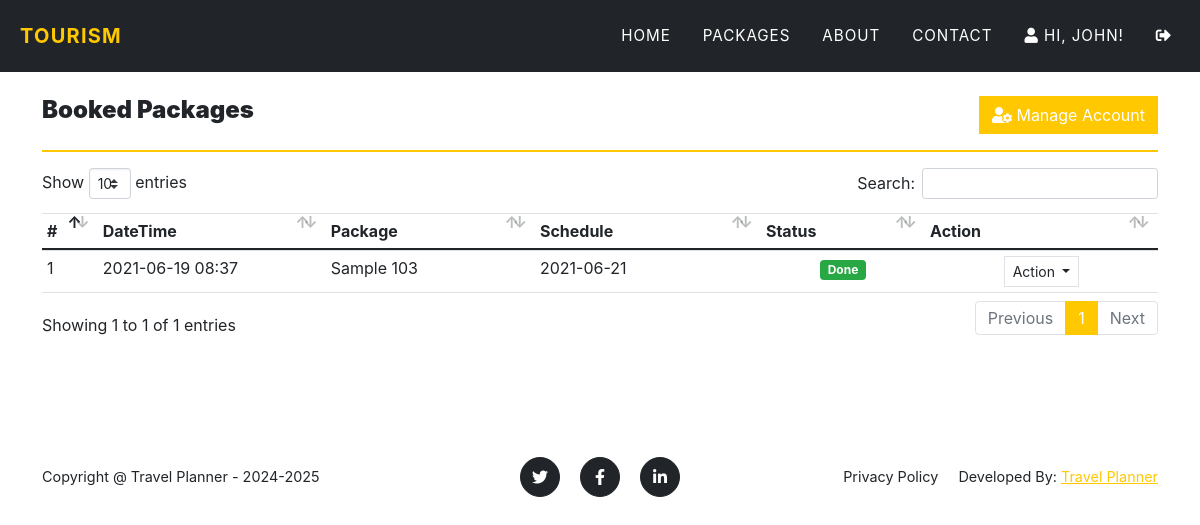
Page /?page=my_account (signed in) on the earlier database version.
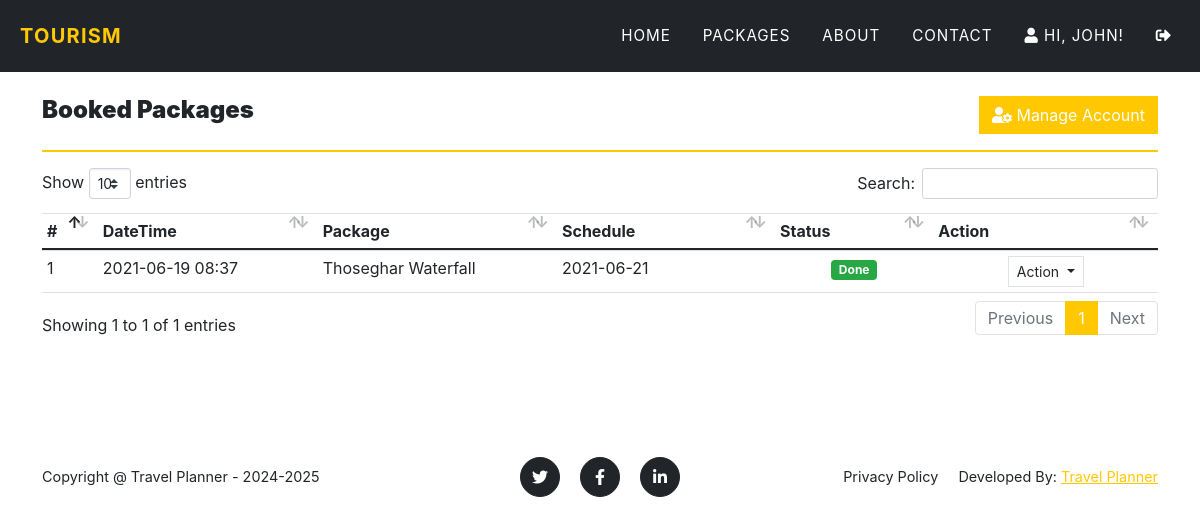
Same page on the later database version.
### tables this page shows
CREATE TABLE `book_list` (
  `id` int(30) NOT NULL,
  `user_id` int(30) NOT NULL,
  `package_id` int(30) NOT NULL,
  `status` tinyint(4) NOT NULL DEFAULT 0 COMMENT '0=pending,1=confirm, 2=cancelled\r\n',
  `schedule` date DEFAULT NULL,
  `date_created` datetime NOT NULL DEFAULT current_timestamp()
);

CREATE TABLE `packages` (
  `id` int(30) NOT NULL,
  `title` text DEFAULT NULL,
  `tour_location` text DEFAULT NULL,
  `cost` double NOT NULL,
  `description` text DEFAULT NULL,
  `upload_path` text DEFAULT NULL,
  `status` tinyint(4) NOT NULL DEFAULT 1 COMMENT '1 =active ,2 = Inactive',
  `date_created` datetime NOT NULL DEFAULT current_timestamp()
);

### classes/DBConnection.php (called while the page is built, shortened)
<?php
class DBConnection{
    private $host = DB_SERVER;
    private $username = DB_USERNAME;
    private $password = DB_PASSWORD;
    private $database = DB_NAME;
    public $conn;
    public function __construct(){
        if (!isset($this->conn)) {
            $this->conn = new mysqli($this->host, $this->username, $this->password, $this->database);
        }
    }
}
?>

### classes/SystemSettings.php (called while the page is built, shortened)
<?php
class SystemSettings extends DBConnection{
	function userdata($field = ''){
		if(!empty($field)){
			if(isset($_SESSION['userdata'][$field]))
				return $_SESSION['userdata'][$field];
			else
				return null;
		}else{
			return false;
		}
	}
}
$_settings = new SystemSettings();
?>

### my_account.php (the view, shortened to what this page needs)
<section class="page-section">
    <div class="container">
    <div class="w-100 justify-content-between d-flex">
        <h4><b>Booked Packages</b></h4>
        <a href="./?page=edit_account" class="btn btn btn-primary btn-flat"><div class="fa fa-user-cog"></div> Manage Account</a>
    </div>
        <hr class="border-warning">
        <table class="table table-stripped text-dark">
            <colgroup>
                <col width="5%">
                <col width="10">
                <col width="25">
                <col width="25">
                <col width="15">
                <col width="10">
            </colgroup>
            <thead>
                <tr>
                    <th>#</th>
                    <th>DateTime</th>
                    <th>Package</th>
                    <th>Schedule</th>
                    <th>Status</th>
                    <th>Action</th>
                </tr>
            </thead>
            <tbody>
                <?php
                $i=1;
                    $qry = $conn->query("SELECT b.*,p.title FROM book_list b inner join `packages` p on p.id = b.package_id where b.user_id ='".$_settings->userdata('id')."' order by date(b.date_created) desc ");
                    while($row= $qry->fetch_assoc()):
                ?>
                    <tr>
                        <td><?php echo $i++ ?></td>
                        <td><?php echo date("Y-m-d H:i",strtotime($row['date_created'])) ?></td>
                        <td><?php echo $row['title'] ?></td>
                        <td><?php echo date("Y-m-d",strtotime($row['schedule'])) ?></td>
                        <td class="text-center">
                            <?php if($row['status'] == 0): ?>
                                <span class="badge badge-warning">Pending</span>
                            <?php elseif($row['status'] == 1): ?>
                                <span class="badge badge-primary">Confirmed</span>
                            <?php elseif($row['status'] == 2): ?>
                                <span class="badge badge-danger">Cancelled</span>
                            <?php elseif($row['status'] == 3): ?>
                                <span class="badge badge-success">Done</span>
                            <?php endif; ?>
                        </td>
                        <td align="center">
                                <button type="button" class="btn btn-flat btn-default border btn-sm dropdown-toggle dropdown-icon" data-toggle="dropdown">
                                    Action
                                </button>
                        </td>
                    </tr>
                <?php endwhile; ?>
            </tbody>
        </table>
    </div>
</section>

Differences in the rows shown:
changed through a linked row, book_list: package.title "Sample 103" → "Thoseghar Waterfall"
